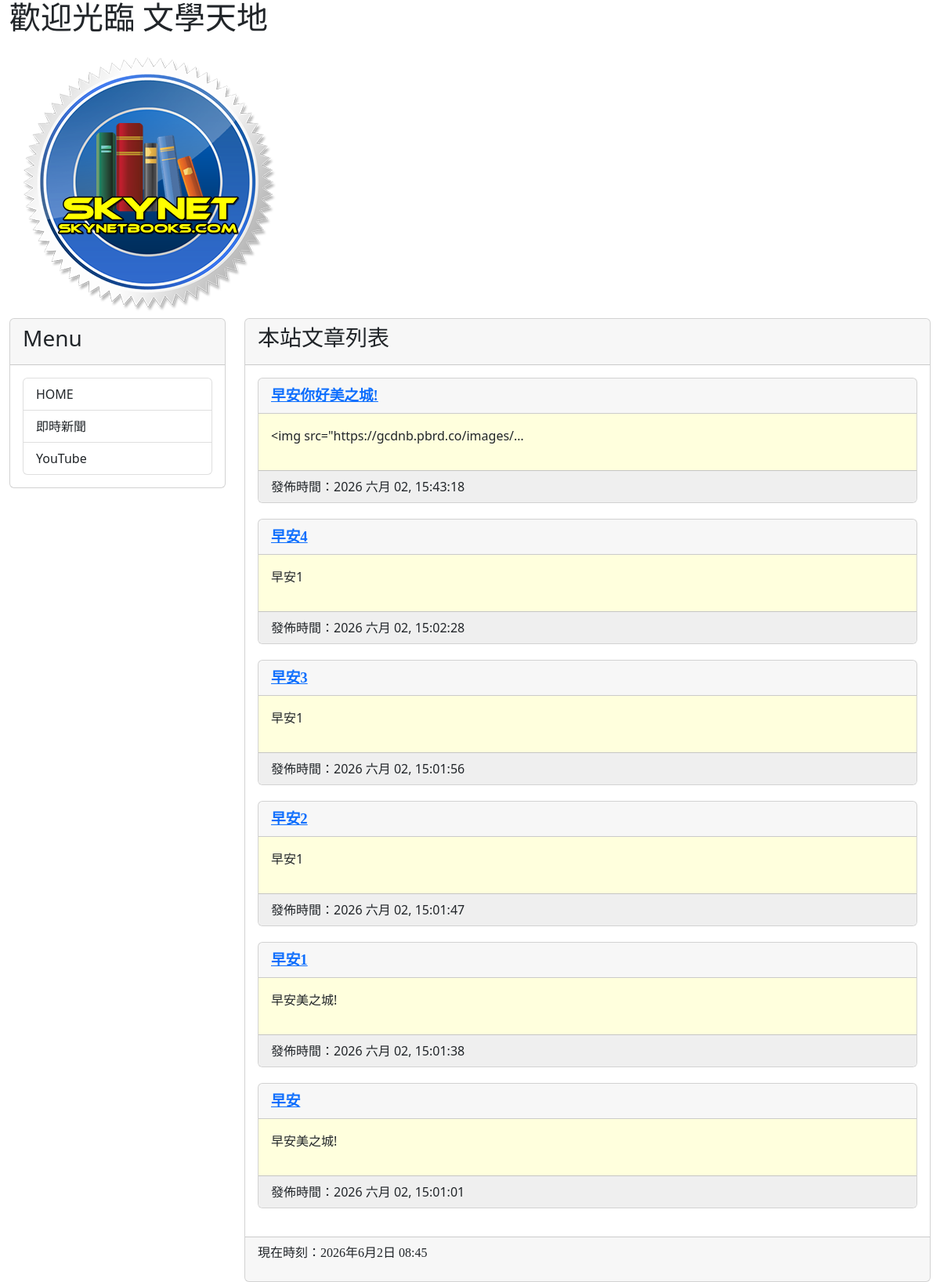
The page / on the database its author committed.
### mysite/models.py (models this page shows, shortened)
class Post(models.Model):
    title = models.CharField(max_length=200)
    slug = models.CharField(max_length=200)
    body = models.TextField()
    pub_date = models.DateTimeField(auto_now_add=True)
    class Meta:
        ordering = ('-pub_date',)

### mysite/views.py (the view)
# urls.py: path('', homepage),
def homepage(request):
    posts = Post.objects.all()
    now = datetime.now()
    return render(request, 'index.html', locals())

### templates/index.html (shortened to what this page needs)
{% extends 'base.html' %}
{% block headmessage %}
    <h3 style='font-family:標楷體;'>本站文章列表</h3>
{% endblock %}
{% block content %}
    {% for post in posts %}
    <div class='card' style='margin-bottom: 20px;'>
        <div class='card-header'>
            <p style='font-family:微軟正黑體;font-size:14pt;font-weight:bold; margin:0;'>
                <a href='/post/{{post.slug}}/'>{{ post.title }}</a>
            </p>
        </div>
        <div class='card-body' style='background-color:#ffffdd'>
            <p>
               {{ post.body | truncatechars:40 }}
            </p>
        </div>
        <div class='card-footer' style='background-color:#efefef'>
            <p style='margin:0;'>
                發佈時間：{{ post.pub_date | date:"Y M d, H:i:s"}}
            </p>
        </div>
    </div>
    {% endfor %}
{% endblock %}

### templates/base.html (shortened to what this page needs)
<!DOCTYPE html>
<html>
<head>
    <link href="https://cdn.jsdelivr.net/npm/bootstrap@5.2.2/dist/css/bootstrap.min.css" rel="stylesheet">
</head>
<body>
    <div class="container-fluid">
        {% include 'header.html' %}
        <div class="row">
            <div class="col-sm-3 col-md-3">
                <div class="card">
                    <div class="card-header">
                        <h3>Menu</h3>
                    </div>
                    <div class="card-body">
                        <div class='list-group'>
                            <a href='/' class='list-group-item'>HOME</a>
                            <a href='https://google.com/news' class='list-group-item'>即時新聞</a>
                            <a href='https://youtube.com/' class='list-group-item'>YouTube</a>
                        </div>
                    </div>
                </div>
            </div>
<div class="col-sm-9 col-md-9">
                <div class="card">
                    <div class="card-header">
                        {% block headmessage %}
                        {% endblock %}
                    </div>
                    <div class="card-body">
                        {% block content %} {% endblock %}
                    </div>
                    <div class="card-footer">
                        {% include 'footer.html' %}
                    </div>
                </div>
            </div>
        </div>
    </div>
</body>
</html>

### templates/header.html
<h1 style="font-family:微軟正黑體;">歡迎光臨 文學天地</h1>
{% load static %}
<div class='well'>
    <img src="{% static 'images/logo.png' %}">
</div>

### templates/footer.html
{% block footer %}
    {% if now %}
    <p style='font-family:微軟正黑體;'>現在時刻：{{ now }}</p>
    {% else %}
    <p style='font-family:微軟正黑體;'>本文內容取自網路，如有侵權請來信通知下架...</p>
    {% endif %}
{% endblock %}

### rows shown on the page
Post: title "早安你好美之城!", body "<img src=\"https://gcdnb.pbrd.co/images/…", pub_date "2026 六月 02, 15:43:18"
Post: title "早安4", body "早安1", pub_date "2026 六月 02, 15:02:28"
Post: title "早安3", body "早安1", pub_date "2026 六月 02, 15:01:56"
Post: title "早安2", body "早安1", pub_date "2026 六月 02, 15:01:47"
Post: title "早安1", body "早安美之城!", pub_date "2026 六月 02, 15:01:38"
Post: title "早安", body "早安美之城!", pub_date "2026 六月 02, 15:01:01"
